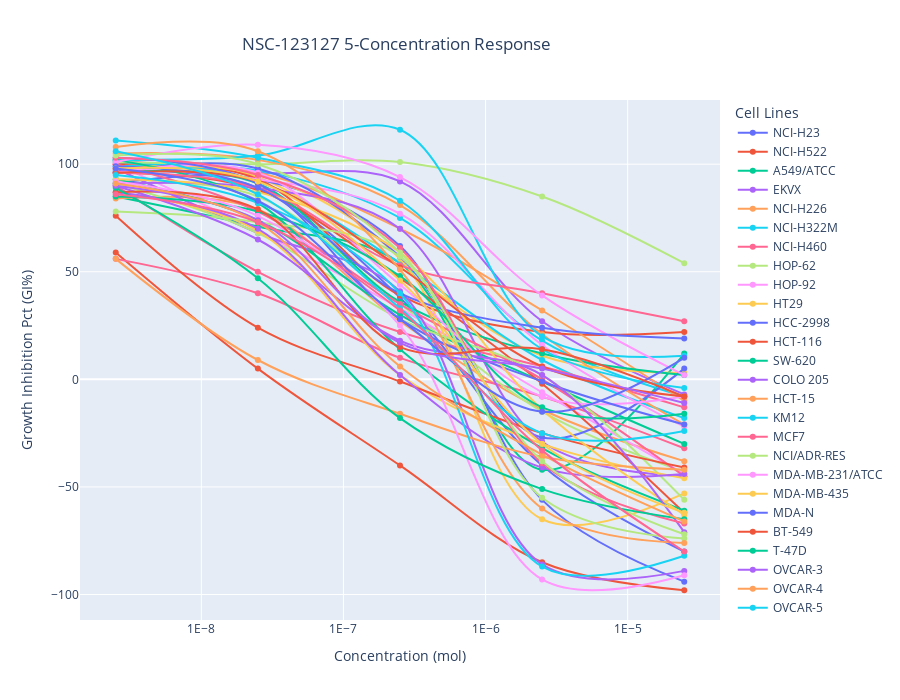

Here is the notebook cell this chart was saved with:
### Code cell
conc_resp_fig = go.Figure()
for cell in nsc_df.columns:
    conc_resp_fig.add_trace(
        go.Scatter(
            x=nsc_df[cell].index,
            y=nsc_df[cell].values,
            mode='lines+markers',
            name=f'{cell}',
            line_shape='spline',
        ))
conc_resp_fig.update_xaxes(type='log',dtick='log', exponentformat='E',title='Concentration (mol)')
conc_resp_fig.update_yaxes(title='Growth Inhibition Pct (GI%)')
conc_resp_fig.update_layout(height=700,title=f'NSC-{nsc} 5-Concentration Response',title_x=.44, legend_title_text='Cell Lines',)
conc_resp_fig.show()

### Figure 1 — Plotly figure (JSON) as saved in the notebook; plotly's stock layout.template omitted (floating-point values rounded to 4 significant figures)
{"data": [{"line": {"shape": "spline"}, "mode": "lines+markers", "name": "NCI-H23", "type": "scatter", "x": [2.5e-09, 2.5e-08, 2.5e-07, 2.5e-06, 2.5e-05], "y": [97, 89, 38, -40, -80]}, {"line": {"shape": "spline"}, "mode": "lines+markers", "name": "NCI-H522", "type": "scatter", "x": [2.5e-09, 2.5e-08, 2.5e-07, 2.5e-06, 2.5e-05], "y": [59, 5, -40, -85, -98]}, {"line": {"shape": "spline"}, "mode": "lines+markers", "name": "A549/ATCC", "type": "scatter", "x": [2.5e-09, 2.5e-08, 2.5e-07, 2.5e-06, 2.5e-05], "y": [85, 71, 54, -42, 12]}, {"line": {"shape": "spline"}, "mode": "lines+markers", "name": "EKVX", "type": "scatter", "x": [2.5e-09, 2.5e-08, 2.5e-07, 2.5e-06, 2.5e-05], "y": [102, 96, 92, 27, -7]}, {"line": {"shape": "spline"}, "mode": "lines+markers", "name": "NCI-H226", "type": "scatter", "x": [2.5e-09, 2.5e-08, 2.5e-07, 2.5e-06, 2.5e-05], "y": [84, 79, 27, -14, -38]}, {"line": {"shape": "spline"}, "mode": "lines+markers", "name": "NCI-H322M", "type": "scatter", "x": [2.5e-09, 2.5e-08, 2.5e-07, 2.5e-06, 2.5e-05], "y": [99, 97, 75, 18, -8]}, {"line": {"shape": "spline"}, "mode": "lines+markers", "name": "NCI-H460", "type": "scatter", "x": [2.5e-09, 2.5e-08, 2.5e-07, 2.5e-06, 2.5e-05], "y": [56, 40, 10, -8, -32]}, {"line": {"shape": "spline"}, "mode": "lines+markers", "name": "HOP-62", "type": "scatter", "x": [2.5e-09, 2.5e-08, 2.5e-07, 2.5e-06, 2.5e-05], "y": [91, 85, 35, -15, -43]}, {"line": {"shape": "spline"}, "mode": "lines+markers", "name": "HOP-92", "type": "scatter", "x": [2.5e-09, 2.5e-08, 2.5e-07, 2.5e-06, 2.5e-05], "y": [100, 69, 33, -6, -44]}, {"line": {"shape": "spline"}, "mode": "lines+markers", "name": "HT29", "type": "scatter", "x": [2.5e-09, 2.5e-08, 2.5e-07, 2.5e-06, 2.5e-05], "y": [103, 94, 52, 11, 3]}, {"line": {"shape": "spline"}, "mode": "lines+markers", "name": "HCC-2998", "type": "scatter", "x": [2.5e-09, 2.5e-08, 2.5e-07, 2.5e-06, 2.5e-05], "y": [91, 93, 62, -56, -94]}, {"line": {"shape": "spline"}, "mode": "lines+markers", "name": "HCT-116", "type": "scatter", "x": [2.5e-09, 2.5e-08, 2.5e-07, 2.5e-06, 2.5e-05], "y": [100, 93, 39, 22, 22]}, {"line": {"shape": "spline"}, "mode": "lines+markers", "name": "SW-620", "type": "scatter", "x": [2.5e-09, 2.5e-08, 2.5e-07, 2.5e-06, 2.5e-05], "y": [93, 74, 30, -1, -30]}, {"line": {"shape": "spline"}, "mode": "lines+markers", "name": "COLO 205", "type": "scatter", "x": [2.5e-09, 2.5e-08, 2.5e-07, 2.5e-06, 2.5e-05], "y": [98, 68, 41, -86, -89]}, {"line": {"shape": "spline"}, "mode": "lines+markers", "name": "HCT-15", "type": "scatter", "x": [2.5e-09, 2.5e-08, 2.5e-07, 2.5e-06, 2.5e-05], "y": [98, 96, 70, 32, -10]}, {"line": {"shape": "spline"}, "mode": "lines+markers", "name": "KM12", "type": "scatter", "x": [2.5e-09, 2.5e-08, 2.5e-07, 2.5e-06, 2.5e-05], "y": [101, 92, 54, 9, -18]}, {"line": {"shape": "spline"}, "mode": "lines+markers", "name": "MCF7", "type": "scatter", "x": [2.5e-09, 2.5e-08, 2.5e-07, 2.5e-06, 2.5e-05], "y": [90, 50, 22, 6, -13]}, {"line": {"shape": "spline"}, "mode": "lines+markers", "name": "NCI/ADR-RES", "type": "scatter", "x": [2.5e-09, 2.5e-08, 2.5e-07, 2.5e-06, 2.5e-05], "y": [101, 100, 101, 85, 54]}, {"line": {"shape": "spline"}, "mode": "lines+markers", "name": "MDA-MB-231/ATCC", "type": "scatter", "x": [2.5e-09, 2.5e-08, 2.5e-07, 2.5e-06, 2.5e-05], "y": [98, 93, 77, 16, -22]}, {"line": {"shape": "spline"}, "mode": "lines+markers", "name": "MDA-MB-435", "type": "scatter", "x": [2.5e-09, 2.5e-08, 2.5e-07, 2.5e-06, 2.5e-05], "y": [98, 95, 56, -65, -53]}, {"line": {"shape": "spline"}, "mode": "lines+markers", "name": "MDA-N", "type": "scatter", "x": [2.5e-09, 2.5e-08, 2.5e-07, 2.5e-06, 2.5e-05], "y": [96, 98, 57, -27, 5]}, {"line": {"shape": "spline"}, "mode": "lines+markers", "name": "BT-549", "type": "scatter", "x": [2.5e-09, 2.5e-08, 2.5e-07, 2.5e-06, 2.5e-05], "y": [96, 88, 47, -2, -62]}, {"line": {"shape": "spline"}, "mode": "lines+markers", "name": "T-47D", "type": "scatter", "x": [2.5e-09, 2.5e-08, 2.5e-07, 2.5e-06, 2.5e-05], "y": [96, 91, 36, 12, 2]}, {"line": {"shape": "spline"}, "mode": "lines+markers", "name": "OVCAR-3", "type": "scatter", "x": [2.5e-09, 2.5e-08, 2.5e-07, 2.5e-06, 2.5e-05], "y": [91, 89, 70, -29, -45]}, {"line": {"shape": "spline"}, "mode": "lines+markers", "name": "OVCAR-4", "type": "scatter", "x": [2.5e-09, 2.5e-08, 2.5e-07, 2.5e-06, 2.5e-05], "y": [105, 102, 81, 21, -21]}, {"line": {"shape": "spline"}, "mode": "lines+markers", "name": "OVCAR-5", "type": "scatter", "x": [2.5e-09, 2.5e-08, 2.5e-07, 2.5e-06, 2.5e-05], "y": [102, 104, 116, 20, 11]}, {"line": {"shape": "spline"}, "mode": "lines+markers", "name": "OVCAR-8", "type": "scatter", "x": [2.5e-09, 2.5e-08, 2.5e-07, 2.5e-06, 2.5e-05], "y": [100, 78, 35, 0, -45]}, {"line": {"shape": "spline"}, "mode": "lines+markers", "name": "IGROV1", "type": "scatter", "x": [2.5e-09, 2.5e-08, 2.5e-07, 2.5e-06, 2.5e-05], "y": [91, 68, 28, 2, -56]}, {"line": {"shape": "spline"}, "mode": "lines+markers", "name": "SK-OV-3", "type": "scatter", "x": [2.5e-09, 2.5e-08, 2.5e-07, 2.5e-06, 2.5e-05], "y": [96, 96, 44, -8, -8]}, {"line": {"shape": "spline"}, "mode": "lines+markers", "name": "CCRF-CEM", "type": "scatter", "x": [2.5e-09, 2.5e-08, 2.5e-07, 2.5e-06, 2.5e-05], "y": [87, 69, 2, -30, -46]}, {"line": {"shape": "spline"}, "mode": "lines+markers", "name": "K-562", "type": "scatter", "x": [2.5e-09, 2.5e-08, 2.5e-07, 2.5e-06, 2.5e-05], "y": [103, 91, 28, -1, -21]}, {"line": {"shape": "spline"}, "mode": "lines+markers", "name": "MOLT-4", "type": "scatter", "x": [2.5e-09, 2.5e-08, 2.5e-07, 2.5e-06, 2.5e-05], "y": [76, 24, -1, -25, -41]}, {"line": {"shape": "spline"}, "mode": "lines+markers", "name": "HL-60(TB)", "type": "scatter", "x": [2.5e-09, 2.5e-08, 2.5e-07, 2.5e-06, 2.5e-05], "y": [102, 82, 14, -32, -61]}, {"line": {"shape": "spline"}, "mode": "lines+markers", "name": "RPMI-8226", "type": "scatter", "x": [2.5e-09, 2.5e-08, 2.5e-07, 2.5e-06, 2.5e-05], "y": [87, 70, 2, -41, -44]}, {"line": {"shape": "spline"}, "mode": "lines+markers", "name": "SR", "type": "scatter", "x": [2.5e-09, 2.5e-08, 2.5e-07, 2.5e-06, 2.5e-05], "y": [56, 9, -16, -36, -42]}, {"line": {"shape": "spline"}, "mode": "lines+markers", "name": "UO-31", "type": "scatter", "x": [2.5e-09, 2.5e-08, 2.5e-07, 2.5e-06, 2.5e-05], "y": [111, 103, 83, 14, -4]}, {"line": {"shape": "spline"}, "mode": "lines+markers", "name": "SN12C", "type": "scatter", "x": [2.5e-09, 2.5e-08, 2.5e-07, 2.5e-06, 2.5e-05], "y": [96, 89, 53, 40, 27]}, {"line": {"shape": "spline"}, "mode": "lines+markers", "name": "A498", "type": "scatter", "x": [2.5e-09, 2.5e-08, 2.5e-07, 2.5e-06, 2.5e-05], "y": [78, 73, 57, -55, -74]}, {"line": {"shape": "spline"}, "mode": "lines+markers", "name": "CAKI-1", "type": "scatter", "x": [2.5e-09, 2.5e-08, 2.5e-07, 2.5e-06, 2.5e-05], "y": [101, 109, 94, 39, 2]}, {"line": {"shape": "spline"}, "mode": "lines+markers", "name": "RXF 393", "type": "scatter", "x": [2.5e-09, 2.5e-08, 2.5e-07, 2.5e-06, 2.5e-05], "y": [93, 87, 59, -14, -63]}, {"line": {"shape": "spline"}, "mode": "lines+markers", "name": "786-0", "type": "scatter", "x": [2.5e-09, 2.5e-08, 2.5e-07, 2.5e-06, 2.5e-05], "y": [99, 89, 40, 24, 19]}, {"line": {"shape": "spline"}, "mode": "lines+markers", "name": "ACHN", "type": "scatter", "x": [2.5e-09, 2.5e-08, 2.5e-07, 2.5e-06, 2.5e-05], "y": [96, 92, 52, 6, -8]}, {"line": {"shape": "spline"}, "mode": "lines+markers", "name": "TK-10", "type": "scatter", "x": [2.5e-09, 2.5e-08, 2.5e-07, 2.5e-06, 2.5e-05], "y": [85, 78, 48, -13, -16]}, {"line": {"shape": "spline"}, "mode": "lines+markers", "name": "LOX IMVI", "type": "scatter", "x": [2.5e-09, 2.5e-08, 2.5e-07, 2.5e-06, 2.5e-05], "y": [90, 65, 18, 2, -71]}, {"line": {"shape": "spline"}, "mode": "lines+markers", "name": "SK-MEL-2", "type": "scatter", "x": [2.5e-09, 2.5e-08, 2.5e-07, 2.5e-06, 2.5e-05], "y": [108, 106, 51, -60, -76]}, {"line": {"shape": "spline"}, "mode": "lines+markers", "name": "SK-MEL-5", "type": "scatter", "x": [2.5e-09, 2.5e-08, 2.5e-07, 2.5e-06, 2.5e-05], "y": [95, 82, 40, -87, -82]}, {"line": {"shape": "spline"}, "mode": "lines+markers", "name": "SK-MEL-28", "type": "scatter", "x": [2.5e-09, 2.5e-08, 2.5e-07, 2.5e-06, 2.5e-05], "y": [103, 95, 61, -39, -67]}, {"line": {"shape": "spline"}, "mode": "lines+markers", "name": "M14", "type": "scatter", "x": [2.5e-09, 2.5e-08, 2.5e-07, 2.5e-06, 2.5e-05], "y": [104, 100, 59, -38, -72]}, {"line": {"shape": "spline"}, "mode": "lines+markers", "name": "UACC-62", "type": "scatter", "x": [2.5e-09, 2.5e-08, 2.5e-07, 2.5e-06, 2.5e-05], "y": [92, 76, 25, -93, -91]}, {"line": {"shape": "spline"}, "mode": "lines+markers", "name": "UACC-257", "type": "scatter", "x": [2.5e-09, 2.5e-08, 2.5e-07, 2.5e-06, 2.5e-05], "y": [98, 92, 46, -30, -62]}, {"line": {"shape": "spline"}, "mode": "lines+markers", "name": "DU-145", "type": "scatter", "x": [2.5e-09, 2.5e-08, 2.5e-07, 2.5e-06, 2.5e-05], "y": [98, 83, 28, -15, 10]}, {"line": {"shape": "spline"}, "mode": "lines+markers", "name": "SNB-19", "type": "scatter", "x": [2.5e-09, 2.5e-08, 2.5e-07, 2.5e-06, 2.5e-05], "y": [87, 79, 15, 14, -8]}, {"line": {"shape": "spline"}, "mode": "lines+markers", "name": "SNB-75", "type": "scatter", "x": [2.5e-09, 2.5e-08, 2.5e-07, 2.5e-06, 2.5e-05], "y": [89, 47, -18, -51, -65]}, {"line": {"shape": "spline"}, "mode": "lines+markers", "name": "U251", "type": "scatter", "x": [2.5e-09, 2.5e-08, 2.5e-07, 2.5e-06, 2.5e-05], "y": [90, 74, 17, 5, -11]}, {"line": {"shape": "spline"}, "mode": "lines+markers", "name": "SF-268", "type": "scatter", "x": [2.5e-09, 2.5e-08, 2.5e-07, 2.5e-06, 2.5e-05], "y": [91, 73, 6, -35, -66]}, {"line": {"shape": "spline"}, "mode": "lines+markers", "name": "SF-295", "type": "scatter", "x": [2.5e-09, 2.5e-08, 2.5e-07, 2.5e-06, 2.5e-05], "y": [106, 86, 33, -25, -24]}, {"line": {"shape": "spline"}, "mode": "lines+markers", "name": "SF-539", "type": "scatter", "x": [2.5e-09, 2.5e-08, 2.5e-07, 2.5e-06, 2.5e-05], "y": [86, 73, 32, -33, -80]}], "layout": {"height": 700, "legend": {"title": {"text": "Cell Lines"}}, "title": {"text": "NSC-123127 5-Concentration Response", "x": 0.44}, "xaxis": {"dtick": "log", "exponentformat": "E", "title": {"text": "Concentration (mol)"}, "type": "log"}, "yaxis": {"title": {"text": "Growth Inhibition Pct (GI%)"}}}}
